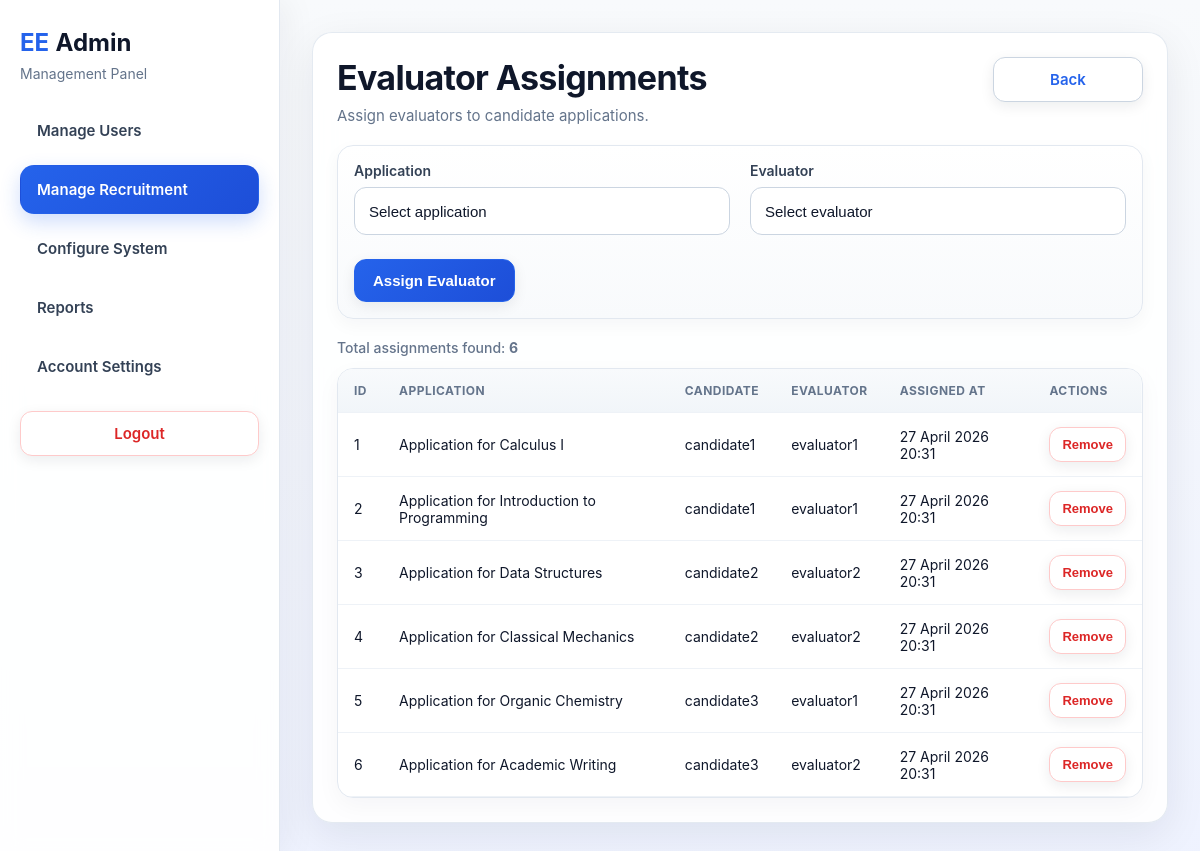
Screenshot of /modules/admin.php?page=evaluator_assignments (signed in) with the database file from the repository.
### tables this page shows
CREATE TABLE application_evaluators (
                                        id              INT AUTO_INCREMENT PRIMARY KEY,
                                        application_id  INT NOT NULL,
                                        evaluator_id    INT NOT NULL,
                                        assigned_at     TIMESTAMP DEFAULT CURRENT_TIMESTAMP,
                                        FOREIGN KEY (application_id) REFERENCES applications(id) ON DELETE CASCADE,
                                        FOREIGN KEY (evaluator_id) REFERENCES users(id) ON DELETE CASCADE
);

CREATE TABLE applications (
    id                  INT AUTO_INCREMENT PRIMARY KEY,
    user_id             INT NOT NULL,
    course_id           INT NOT NULL,
    period_id           INT NOT NULL,

    title               VARCHAR(150) NOT NULL,
    status              ENUM('draft', 'submitted', 'under_review', 'approved', 'rejected') NOT NULL DEFAULT 'draft',

    cover_letter        TEXT NULL,
    qualifications      TEXT NULL,

    cv_file_path        VARCHAR(255) NULL,
    cv_original_name    VARCHAR(255) NULL,

    created_at          TIMESTAMP DEFAULT CURRENT_TIMESTAMP,
    updated_at          TIMESTAMP DEFAULT CURRENT_TIMESTAMP ON UPDATE CURRENT_TIMESTAMP,

    FOREIGN KEY (user_id) REFERENCES users(id) ON DELETE CASCADE,
    FOREIGN KEY (course_id) REFERENCES courses(id) ON DELETE CASCADE,
    FOREIGN KEY (period_id) REFERENCES recruitment_periods(id) ON DELETE CASCADE
);

CREATE TABLE users (
                       id            INT AUTO_INCREMENT PRIMARY KEY,
                       username      VARCHAR(50)  NOT NULL UNIQUE,
                       email         VARCHAR(100) NOT NULL UNIQUE,
                       password_hash VARCHAR(255) NOT NULL,
                       role          ENUM('admin', 'candidate', 'evaluator', 'hr', 'ee') NOT NULL DEFAULT 'candidate',
                       is_active     TINYINT(1) NOT NULL DEFAULT 1,
                       created_at    TIMESTAMP DEFAULT CURRENT_TIMESTAMP
);

### includes/crud/application_evaluators_crud.php (called while the page is built, shortened)
<?php
function getAllApplicationEvaluators(PDO $pdo): array
{
    $stmt = $pdo->query("
        SELECT
            ae.id,
            ae.application_id,
            ae.evaluator_id,
            ae.assigned_at,
            a.title AS application_title,
            u.username AS evaluator_name,
            u.email AS evaluator_email
        FROM application_evaluators ae
        INNER JOIN applications a ON ae.application_id = a.id
        INNER JOIN users u ON ae.evaluator_id = u.id
        ORDER BY ae.assigned_at DESC
    ");
    return $stmt->fetchAll(PDO::FETCH_ASSOC);
}

### includes/crud/applications_crud.php (called while the page is built, shortened)
<?php
function getAllApplications(PDO $pdo): array
{
    $stmt = $pdo->query("
        SELECT
            a.id,
            a.user_id,
            a.course_id,
            a.period_id,
            a.title,
            a.status,
            a.cover_letter,
            a.qualifications,
            a.cv_file_path,
            a.cv_original_name,
            a.created_at,
            a.updated_at,
            u.username AS candidate_name,
            u.email AS candidate_email,
            c.name AS course_name,
            c.code AS course_code,
            d.name AS department_name,
            f.name AS faculty_name,
            rp.title AS period_title
        FROM applications a
        INNER JOIN users u ON a.user_id = u.id
        INNER JOIN courses c ON a.course_id = c.id
        INNER JOIN departments d ON c.department_id = d.id
        INNER JOIN faculties f ON d.faculty_id = f.id
        INNER JOIN recruitment_periods rp ON a.period_id = rp.id
        ORDER BY a.created_at DESC
    ");
    return $stmt->fetchAll(PDO::FETCH_ASSOC);
}

### utils/time_utils.php (called while the page is built, shortened)
<?php
function formatFullDateTime(?string $datetime): string
{
    try {
        $date = new DateTime($datetime);
        return $date->format('d F Y H:i');
    } catch (Exception $e) {
        return $datetime;
    }
}

### modules/admin/pages/evaluator_assignments.php (the view, shortened to what this page needs)
<?php
require_once __DIR__ . '/../../../includes/db.php';
require_once __DIR__ . '/../../../includes/crud/applications_crud.php';
require_once __DIR__ . '/../../../includes/crud/application_evaluators_crud.php';
require_once __DIR__ . '/../../../utils/time_utils.php';
$applications = getAllApplications($pdo);
$applicationById = [];
foreach ($applications as $application) {
    $applicationById[(int)$application['id']] = $application;
}
$assignments = getAllApplicationEvaluators($pdo);
?>
<section class="page-card list-card">
    <div class="list-header">
        <div>
            <h1 class="page-title">Evaluator Assignments</h1>
            <p class="page-subtitle">Assign evaluators to candidate applications.</p>
        </div>
        <div class="list-actions">
            <a href="admin.php?page=recruitment" class="btn btn-secondary">Back</a>
        </div>
    </div>
    <section class="search-card">
        <form method="POST" action="admin.php?page=evaluator_assignments" class="admin-form js-validate-form"
              novalidate>
            <div class="form-group">
                <label for="application_id">Application</label>
                <select id="application_id" name="application_id" class="admin-select" required>
                    <option value="">Select application</option>
                </select>
            </div>
            <div class="form-group">
                <label for="evaluator_id">Evaluator</label>
                <select id="evaluator_id" name="evaluator_id" class="admin-select" required>
                    <option value="">Select evaluator</option>
                </select>
            </div>
            <div class="form-actions">
                <button type="submit" name="create_assignment" class="btn btn-primary">Assign Evaluator</button>
            </div>
        </form>
    </section>
    <div class="results-meta">
        Total assignments found: <strong><?= count($assignments); ?></strong>
    </div>
    <div class="table-card">
        <div class="table-wrapper">
            <table>
                <thead>
                <tr>
                    <th>ID</th>
                    <th>Application</th>
                    <th>Candidate</th>
                    <th>Evaluator</th>
                    <th>Assigned At</th>
                    <th>Actions</th>
                </tr>
                </thead>
                <tbody>
                <?php if (empty($assignments)): ?>
                    <tr>
                        <td colspan="6" class="empty-state">No assignments found.</td>
                    </tr>
                <?php else: ?>
                    <?php foreach ($assignments as $assignment): ?>
                        <?php $assignedApplication = $applicationById[(int)$assignment['application_id']] ?? []; ?>
                        <tr>
                            <td><?= (int)$assignment['id']; ?></td>
                            <td><?= htmlspecialchars($assignment['application_title']); ?></td>
                            <td><?= htmlspecialchars($assignedApplication['candidate_name'] ?? 'Unknown candidate'); ?></td>
                            <td><?= htmlspecialchars($assignment['evaluator_name']); ?></td>
                            <td><?= htmlspecialchars(formatFullDateTime($assignment['assigned_at'])); ?></td>
                            <td>
                                <div class="table-actions">
                                    <form method="POST" action="admin.php?page=evaluator_assignments"
                                          class="inline-form">
                                        <button
                                                type="button"
                                                class="btn btn-danger btn-sm-custom js-delete-button"
                                                data-title="Remove assignment?"
                                                data-text="This will unassign the evaluator from the application.",
                                        >
                                            Remove
                                        </button>
                                    </form>
                                </div>
                            </td>
                        </tr>
                    <?php endforeach; ?>
                <?php endif; ?>
                </tbody>
            </table>
        </div>
    </div>
</section>

### assets/css/style.css (style rules this page uses)
* { margin: 0; padding: 0; box-sizing: border-box; }
body { font-family: "Inter", "Segoe UI", Arial, Helvetica, sans-serif; background: linear-gradient(180deg, #f8fafc 0%, #eef2ff 100%); color: #1f2937; min-height: 100vh; }
a { text-decoration: none; color: inherit; }
.page-card { background: rgba(255, 255, 255, 0.9); border: 1px solid rgba(226, 232, 240, 0.9); border-radius: 20px; box-shadow: 0 12px 40px rgba(15, 23, 42, 0.08); backdrop-filter: blur(10px); }
.page-title { font-size: 34px; font-weight: 700; color: #0f172a; margin-bottom: 8px; letter-spacing: -0.02em; }
.page-subtitle { color: #64748b; font-size: 15px; }
.btn { display: inline-flex; align-items: center; justify-content: center; min-width: 150px; padding: 12px 18px; border-radius: 12px; border: 1px solid transparent; font-size: 15px; font-weight: 600; cursor: pointer; transition: all 0.2s ease; box-shadow: 0 4px 14px rgba(15, 23, 42, 0.08); }
.btn-primary { background: linear-gradient(135deg, #2563eb 0%, #1d4ed8 100%); color: #ffffff; border-color: #2563eb; }
.btn-secondary { background-color: #ffffff; color: #2563eb; border-color: #cbd5e1; }
.btn-danger { background-color: #ffffff; color: #dc2626; border-color: #fecaca; }

### assets/css/admin.css (style rules this page uses)
.admin-form { display: grid; gap: 18px; }
.admin-select { width: 100%; padding: 14px 14px; border: 1px solid #cbd5e1; border-radius: 12px; font-size: 15px; color: #0f172a; background: #ffffff; outline: none; transition: all 0.2s ease; }
.table-actions { display: flex; gap: 8px; flex-wrap: wrap; }
.inline-form { display: inline; }
.btn-sm-custom { min-width: auto; padding: 9px 12px; font-size: 13px; }
.admin-form { display: grid; grid-template-columns: repeat(2, minmax(0, 1fr)); gap: 20px; }
.admin-form .form-group { margin-bottom: 0; }
.admin-form .form-group label { display: block; font-size: 14px; font-weight: 600; color: #334155; margin-bottom: 8px; }
.admin-form .form-group input, .admin-form .form-group select, .admin-select { width: 100%; min-height: 48px; padding: 12px 14px; border: 1px solid #cbd5e1; border-radius: 12px; font-size: 15px; color: #0f172a; background: #ffffff; outline: none; transition: all 0.2s ease; appearance: none; }
.form-actions { grid-column: 1 / -1; display: flex; gap: 12px; flex-wrap: wrap; margin-top: 4px; }

### assets/css/list.css (style rules this page uses)
.list-card { padding: 32px; }
.list-header { display: flex; justify-content: space-between; align-items: flex-start; gap: 20px; flex-wrap: wrap; margin-bottom: 24px; }
.list-actions { display: flex; gap: 12px; flex-wrap: wrap; }
.search-card { background: linear-gradient(180deg, #ffffff 0%, #f8fafc 100%); border: 1px solid #e2e8f0; border-radius: 18px; padding: 18px; margin-bottom: 24px; box-shadow: 0 6px 24px rgba(15, 23, 42, 0.05); }
.results-meta { margin-bottom: 14px; color: #64748b; font-size: 14px; font-weight: 500; }
.table-card { border: 1px solid #e2e8f0; border-radius: 18px; overflow: hidden; background: #ffffff; box-shadow: 0 8px 28px rgba(15, 23, 42, 0.05); }
.table-wrapper { overflow-x: auto; }
table { width: 100%; border-collapse: collapse; }
thead { background: linear-gradient(180deg, #f8fafc 0%, #f1f5f9 100%); }
th, td { text-align: left; padding: 16px 18px; border-bottom: 1px solid #eef2f7; font-size: 14px; }
th { font-size: 13px; text-transform: uppercase; letter-spacing: 0.04em; color: #64748b; font-weight: 700; }
td { color: #0f172a; }

### assets/css/dashboard.css (style rules this page uses)
.list-card { padding: 24px; }
.list-header { display: flex; justify-content: space-between; align-items: flex-start; gap: 18px; flex-wrap: wrap; margin-bottom: 20px; }
.list-actions { display: flex; gap: 10px; flex-wrap: wrap; }
.search-card { background: linear-gradient(180deg, #ffffff 0%, #f8fafc 100%); border: 1px solid #e2e8f0; border-radius: 16px; padding: 16px; margin-bottom: 20px; box-shadow: 0 6px 18px rgba(15, 23, 42, 0.04); }
.results-meta { margin-bottom: 12px; color: #64748b; font-size: 14px; font-weight: 500; }
.table-card { border: 1px solid #e2e8f0; border-radius: 16px; overflow: hidden; background: #ffffff; box-shadow: 0 8px 24px rgba(15, 23, 42, 0.04); }
.table-wrapper { overflow-x: auto; }
table { width: 100%; border-collapse: collapse; }
thead { background: linear-gradient(180deg, #f8fafc 0%, #f1f5f9 100%); }
th, td { text-align: left; padding: 14px 16px; border-bottom: 1px solid #eef2f7; font-size: 14px; }
th { font-size: 12px; text-transform: uppercase; letter-spacing: 0.04em; color: #64748b; font-weight: 700; }
td { color: #0f172a; }

### rows the page displays
application_evaluators: id "1", application.title "Application for Calculus I", application.username "candidate1", evaluator.username "evaluator1", assigned_at "27 April 2026 20:31"
application_evaluators: id "2", application.title "Application for Introduction to Programming", application.username "candidate1", evaluator.username "evaluator1", assigned_at "27 April 2026 20:31"
application_evaluators: id "3", application.title "Application for Data Structures", application.username "candidate2", evaluator.username "evaluator2", assigned_at "27 April 2026 20:31"
application_evaluators: id "4", application.title "Application for Classical Mechanics", application.username "candidate2", evaluator.username "evaluator2", assigned_at "27 April 2026 20:31"
application_evaluators: id "5", application.title "Application for Organic Chemistry", application.username "candidate3", evaluator.username "evaluator1", assigned_at "27 April 2026 20:31"
application_evaluators: id "6", application.title "Application for Academic Writing", application.username "candidate3", evaluator.username "evaluator2", assigned_at "27 April 2026 20:31"

### other values shown
count($assignments) "6"
